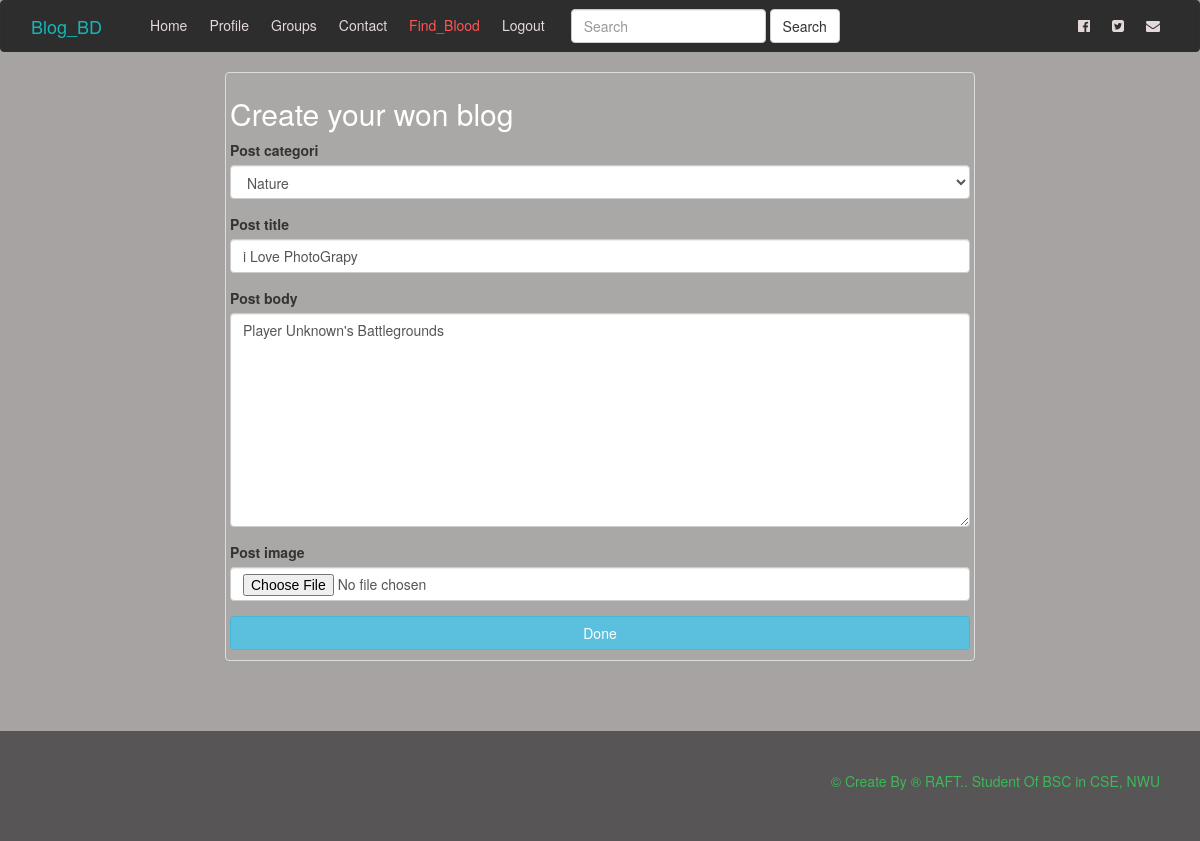
/post_update/44 (signed in), run on the app's committed database.
### blog/models.py (models this page shows, shortened)
class Article(models.Model):
    article_author = models.ForeignKey(Author,on_delete=models.CASCADE)
    post_cat = (
        ('Photography', 'Photography'),
        ('Movies', 'Movies'),
        ('Career', 'Career'),
        ('Gamming', 'Gamming'),
        ('Political', 'Political'),
        ('Nature', 'Nature'),
        ('Education', 'Education'),
        ('Business', 'Business'),
        ('Marketing', 'Marketing'),
        ('Food', 'Food'),
        ('Beauty', 'Beauty'),
    )
    post_categori = models.CharField(max_length=255, choices=post_cat)
    post_title = models.CharField(max_length=255)
    post_body = models.TextField()
    likes = models.ManyToManyField(Author,blank=True,related_name='post_like')
    post_image = models.ImageField(upload_to=settings.MEDIA_ROOT,blank=True)
    create_date = models.DateTimeField(default=timezone.now())
    published_date = models.DateTimeField(blank=True, null=True)

### blog/views.py (the view, shortened to what this page needs)
# urls.py: path('post_update/<int:id>', views.get_post_update, name='post_update'),
def get_post_update(request, id):
    if not request.user.is_authenticated:
        raise Http404
    instance = get_object_or_404(Article, id=id)
    form = Article_form(request.POST or None, request.FILES or None, instance=instance)
    context={"form":form}
    return render(request,'create_article.html',context)

### blog/forms.py
class Article_form(forms.ModelForm):
    class Meta:
        model = Article
        fields=['post_categori','post_title','post_body','post_image']

### blog/templates/create_article.html (shortened to what this page needs)
{% extends "base.html" %}
{% block foo %}
{% load bootstrap3 %}
	<div class="container">
		<div class="row">
			<div class="col-md-8 col-md-offset-2">
				<div class="thumbnail">
					<h2>Create your won blog</h2>
					<form method="POST" enctype="multipart/form-data">
						{% bootstrap_form form %}
						<input type="submit" class=" btn btn-info col-md-12" name="" value="Done"><br><br>
					</form>
				</div>
			</div>
		</div>
	</div>
{% endblock %}

### blog/static/css/style.css (style rules this page uses)
body { background-color: #148186f2; background-repeat: no-repeat; background-size: cover; background-attachment: fixed; }
.thumbnail { background: #bac5ba24; }
h2 { color: white }

### blog/templates/create_article.html (style rules this page uses)
body { background:#a7a3a3; }

### data on the page
Article: post_categori "Nature", post_title "i Love PhotoGrapy", post_body "Player Unknown's Battlegrounds"
